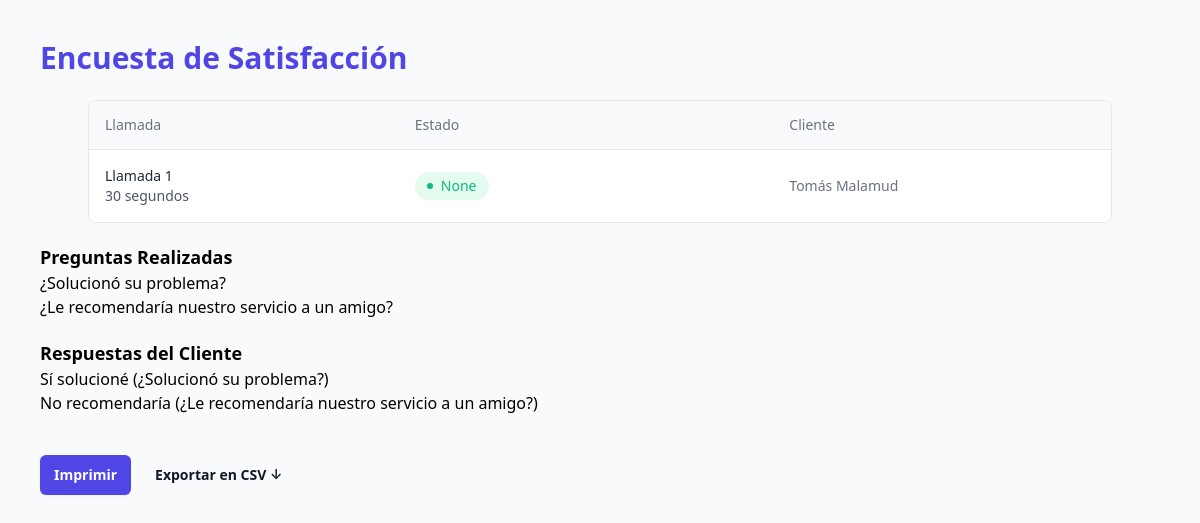
The app's page /1/, older data.
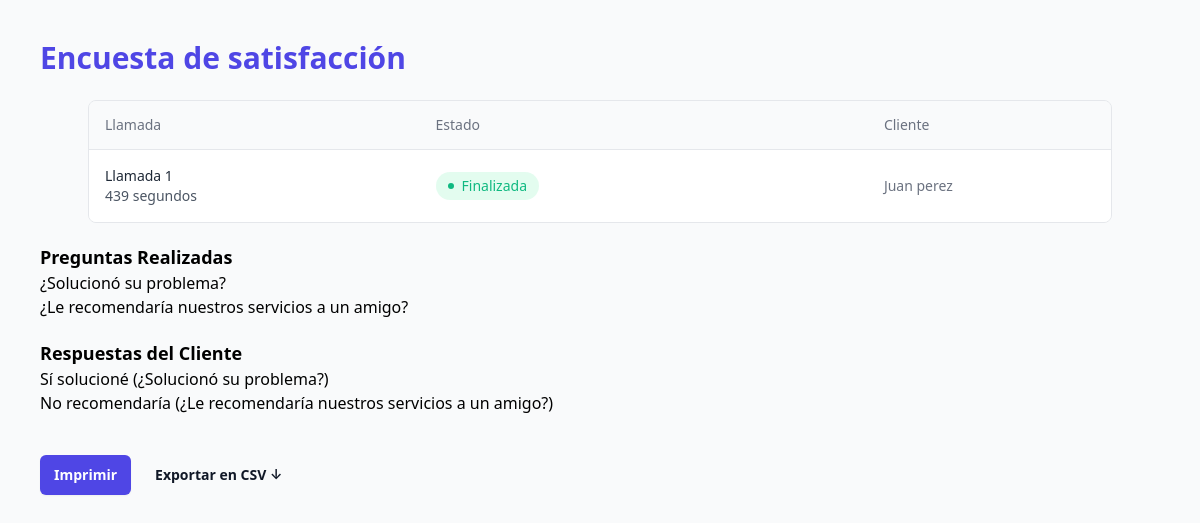
The same page, newer data.
### encuestas/models.py (models this page shows, shortened)
class Encuesta(models.Model):
    fechaFinVigencia = models.DateField(default=datetime.now)
    descripcion = models.CharField(max_length=100, default="Sin descripcion")
    pregunta = models.ManyToManyField(Pregunta, related_name='encuesta', default="None")

class Llamada(models.Model):
    duracion = models.IntegerField(default = 0)
    descripcionOperador = models.CharField(max_length = 200, default = "Sin descripcion")
    detalleAccionRequerida = models.CharField(max_length = 200, default = "Sin detalle")
    encuestaEnviada = models.BooleanField(default = False)
    observacionAuditor = models.CharField(max_length=200, default = "Sin observacion")
    respuestasDeEncuesta = models.ManyToManyField("RespuestaDeCliente", related_name = 'llamada', default=None, blank=True)
    cliente = models.ForeignKey("Cliente", on_delete = models.CASCADE, related_name = 'llamada', default=None)
    def determinarUltimoEstado(self):
        ultimo_cambio_estado = CambioEstado.objects.filter(llamada=self).order_by('-fechaHoraInicio').first()
        if ultimo_cambio_estado:
            return ultimo_cambio_estado.estado
        else:
            return None

class Cliente(models.Model):
    dni = models.CharField(max_length=10)
    nombreCompleto = models.CharField(max_length=100)
    nroCelular = models.CharField(max_length=15)
    def __str__(self):
        return f"{self.nombreCompleto}"

class Pregunta(models.Model):
    pregunta = models.CharField(max_length=100, default="Sin descripcion")
    respuestas = models.ManyToManyField(RespuestaPosible,related_name='pregunta', default=None)
    def getDescripcion(self):
        return self.pregunta

class RespuestaDeCliente(models.Model):
    respuestasDeEncuesta = models.ForeignKey("RespuestaPosible", on_delete=models.CASCADE, related_name='respuestaDeCliente', default=None)
    fechaEncuesta = models.DateField()
    pregunta = models.ForeignKey("Pregunta", on_delete=models.CASCADE, related_name='respuestasDeCliente', default=None)
    encuesta = models.ForeignKey("Encuesta", on_delete=models.CASCADE, related_name='respuestasDeCliente', default=None)

class RespuestaPosible(models.Model):
    descripcion = models.CharField(max_length=100, default="Sin descripcion")
    valor = models.IntegerField(default=0)
    def getDescripcionRta(self):
        return self.descripcion

class CambioEstado(models.Model):
    fechaHoraInicio = models.DateTimeField(default=datetime.now)
    estado = models.ForeignKey(Estado, on_delete=models.CASCADE, related_name='cambioEstado', default=1)
    llamada = models.ForeignKey("Llamada", on_delete=models.CASCADE, related_name='cambioEstado', default=None)

class Estado(models.Model):
    nombre = models.CharField(max_length=50, default="Sin nombre")
    def __str__(self):
        return f"{self.nombre}"

### encuestas/views.py (the view, shortened to what this page needs)
# urls.py: path("<int:pk>/", views.detail, name="detail"),
def detail(request, pk):
    llamada_instance = get_object_or_404(Llamada, pk=pk)
    encuesta_instance = get_object_or_404(Encuesta, pk=1)
    context = {
        'llamada': llamada_instance,
        'encuesta': encuesta_instance,
    }
    return render(request, 'encuestas/detail.html', context)

### encuestas/templates/encuestas/detail.html
{% extends 'base.html' %}
{% block content %}
    <h1 class="text-3xl font-bold text-indigo-600"> {{encuesta.descripcion}}</h1>
    <section class="container mx-auto">
        <div class="flex flex-col mt-6">
            <div class="-mx-4 -my-2 overflow-x-auto sm:-mx-6 lg:-mx-8">
                <div class="inline-block w-full py-2 align-middle md:px-6 lg:px-8">
                    <div class="overflow-hidden border border-gray-200  md:rounded-lg">
                        <table class="min-w-full divide-y divide-gray-200 ">
                            <thead class="bg-gray-50 ">
                                <tr>
                                    <th scope="col" class="py-3.5 px-4 text-sm font-normal text-left rtl:text-right text-gray-500 ">
                                        <div class="flex items-center gap-x-3">
                                            <span>Llamada</span>
                                        </div>
                                    </th>
                                    <th scope="col" class="px-12 py-3.5 text-sm font-normal text-left rtl:text-right text-gray-500 ">
                                            <span>Estado</span>
                                    </th>
                                    <th scope="col" class="px-4 py-3.5 text-sm font-normal text-left rtl:text-right text-gray-500 ">Cliente</th>
                                </tr>
                            </thead>
                            <tbody class="bg-white divide-y divide-gray-200  ">
                                <tr>
                                    <td class="px-4 py-4 text-sm font-medium text-gray-700 whitespace-nowrap">
                                        <div class="inline-flex items-center gap-x-3">
                                            <div class="flex items-center gap-x-2">
                                                <div>
                                                    <h2 class="font-medium text-gray-800  ">Llamada {{llamada.id}} </h2>
                                                    <p class="text-sm font-normal text-gray-600 ">{{ llamada.duracion }} segundos </p>
                                                </div>
                                            </div>
                                        </div>
                                    </td>
                                    <td class="px-12 py-4 text-sm font-medium text-gray-700 whitespace-nowrap">
                                        <div class="inline-flex items-center px-3 py-1 rounded-full gap-x-2 bg-emerald-100/60 ">
                                            <span class="h-1.5 w-1.5 rounded-full bg-emerald-500"></span>
                                            <h2 class="text-sm font-normal text-emerald-500">{{llamada.determinarUltimoEstado}}</h2>
                                        </div>
                                    </td>
                                    <td class="px-4 py-4 text-sm text-gray-500  whitespace-nowrap"> {{llamada.cliente}} </td>
                                </tr>
                            </tbody>
                        </table>
                    </div>
                </div>
            </div>
        </div>
    </section>
    <ul class=" max-w-xl">
        <h3 class="text-lg font-bold mt-5">Preguntas Realizadas</h3>
        {% for pregunta in encuesta.pregunta.all %}
            <li>{{ pregunta.pregunta }}</li>
        {% endfor %}
        <h3 class="text-lg font-bold mt-5">Respuestas del Cliente</h3>
        {% for respuesta in llamada.respuestasDeEncuesta.all %}
            <li>{{ respuesta.respuestasDeEncuesta.getDescripcionRta }} ({{ respuesta.pregunta.getDescripcion }})</li>
        {% endfor %}
    <div class="mt-10 flex items-center justify-start gap-x-6">
        <a href="javascript:window.print()" class="rounded-md bg-indigo-600 px-3.5 py-2.5 text-sm font-semibold text-white shadow-sm hover:bg-indigo-500 focus-visible:outline focus-visible:outline-2 focus-visible:outline-offset-2 focus-visible:outline-indigo-600">Imprimir</a>
        <a href="?export_csv=1" class="text-sm font-semibold leading-6 text-gray-900 transition hover:underline hover:text-indigo-900">Exportar en CSV <span aria-hidden="true">↓</span></a>
    </div>
{% endblock %}

### theme/templates/base.html (shortened to what this page needs)
{% load static tailwind_tags %}
<!DOCTYPE html>
<html lang="es" class="h-full bg-gray-50">
  <head>
    {% tailwind_css %}
  </head>
  <body  class="h-full">
    <main class="p-4 md:p-10 mx-auto max-w-7xl">
      {% block content %} {% endblock %}
  </main>
      </body>
</html>

Row changes from the older to the newer data that the page shows:
changed Encuesta: descripcion "Encuesta de Satisfacción" → "Encuesta de satisfacción"
changed Llamada id 1: duracion "30" → "439"; determinarUltimoEstado "None" → "Finalizada"; cliente "Tomás Malamud" → "Juan perez"
changed Pregunta: pregunta "¿Le recomendaría nuestro servicio a un amigo?" → "¿Le recomendaría nuestros servicios a un amigo?"
changed RespuestaDeCliente "No recomendaría": pregunta.getDescripcion "¿Le recomendaría nuestro servicio a un amigo?" → "¿Le recomendaría nuestros servicios a un amigo?"
